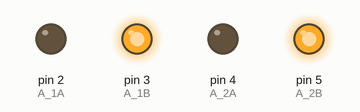
A sketch run on a simulated Arduino Uno, built with avr-gcc and run on an emulated ATmega328P. Shown: output pins drawn as LEDs (lit = HIGH).

Above: at 0.15 s.
At 1.35 s:
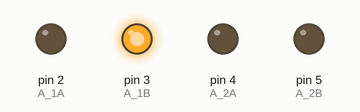
At 2.65 s:
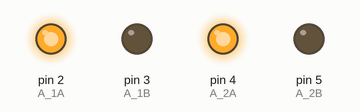
At 4.55 s:
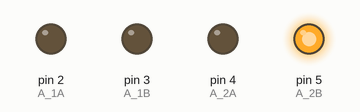
At 7.1 s:
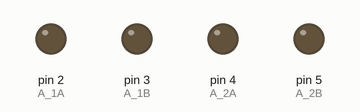
Timing chart, 0 to 8.7 s (numbered marks = the images above):
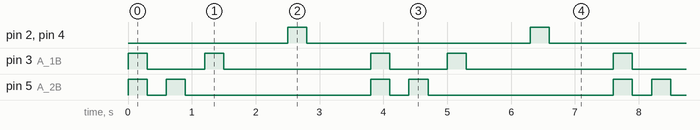

The sketch:

Carro_Sin_Sensores.ino
```cpp
const int A_1A = 2;
const int A_1B = 3;
const int A_2A = 4;
const int A_2B = 5;

void setup()
{
  pinMode(A_1A, OUTPUT);
  pinMode(A_1B, OUTPUT);
  pinMode(A_2A, OUTPUT);
  pinMode(A_2B, OUTPUT);

  digitalWrite(A_1A, 0);
  digitalWrite(A_1B, 0);
  digitalWrite(A_2A, 0);
  digitalWrite(A_2B, 0);
}
void loop()
{
  //digitalWrite(A_1A, 255);
  digitalWrite(A_1B, 255);
  //digitalWrite(A_2A, 255);
  digitalWrite(A_2B, 255);
  delay(300);

  digitalWrite(A_1A, 0);
  digitalWrite(A_1B, 0);
  digitalWrite(A_2A, 0);
  digitalWrite(A_2B, 0);
  delay(300);

  digitalWrite(A_1A, 0);
  digitalWrite(A_1B, 0);
  digitalWrite(A_2A, 0);
  digitalWrite(A_2B, 255);
  delay(300);

  digitalWrite(A_1A, 0);
  digitalWrite(A_1B, 0);
  digitalWrite(A_2A, 0);
  digitalWrite(A_2B, 0);
  delay(300);

  digitalWrite(A_1A, 0);
  digitalWrite(A_1B, 255);
  digitalWrite(A_2A, 0);
  digitalWrite(A_2B, 0);
  delay(300);

  digitalWrite(A_1A, 0);
  digitalWrite(A_1B, 0);
   digitalWrite(A_2A, 0);
  digitalWrite(A_2B, 0);
  delay(1000);

  digitalWrite(A_1A, 255);
  //digitalWrite(A_1B, 255);
  digitalWrite(A_2A, 255);
  //digitalWrite(A_2B, 255);
  delay(300);

   digitalWrite(A_1A, 0);
  digitalWrite(A_1B, 0);
   digitalWrite(A_2A, 0);
  digitalWrite(A_2B, 0);
  delay(1000);
}
```

Measured:
- by itself, pin 2 (A_1A), pin 4 (A_2A): alternates HIGH for 0.30 s and LOW for 3.5 s
- by itself, pin 3 (A_1B): repeats every 3.8 s: LOW 0.90 s, HIGH 0.30 s, LOW 2.3 s, HIGH 0.30 s
- by itself, pin 5 (A_2B): repeats every 3.8 s: LOW 0.30 s, HIGH 0.30 s, LOW 2.9 s, HIGH 0.30 s
